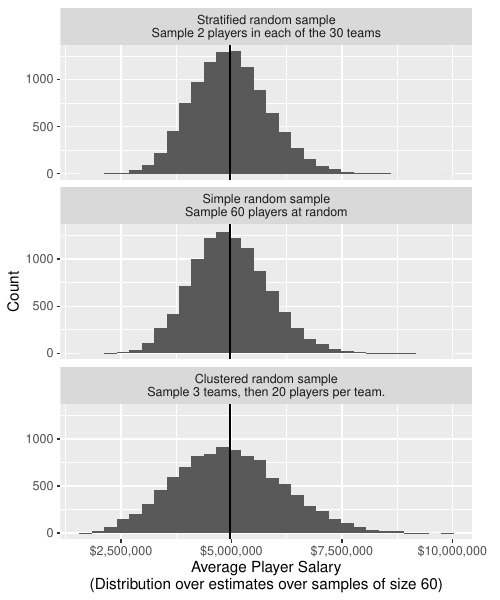

R code for this plot:


baseball <- read_csv("baseball.csv")

# Samples of size 60
# There are 30 teams

# Simple random sample
baseball |>
  # Draw a sample of size 60
  sample_n(size = 60) |>
  # Estimate the mean salary in the sample
  summarize(estimate = mean(salary))

# Stratified by team
baseball |>
  # Carry out steps within teams
  group_by(team) |>
  # Within each team, calculate some numbers
  mutate(
    number_to_sample = 2,
    number_players_on_team = n(),
    p_sampled = number_to_sample / 
      number_players_on_team,
    sampling_weight = 1 / p_sampled
  ) |>
  # Draw the sample
  sample_n(size = 2) |>
  ungroup() |>
  # Estimate the mean salary
  summarize(
    estimate = weighted.mean(
      x = salary, 
      w = sampling_weight
    )
  )

# Clustered by team
baseball |>
  # Sample 3 teams
  distinct(team) |>
  sample_n(3) |>
  # Append information on all players from those teams
  left_join(baseball,
            by = join_by(team)) |>
  # Now operate within the 3 chosen teams
  group_by(team) |>
  # Within each team, calculate some numbers
  mutate(
    number_to_sample = 20,
    number_players_on_team = n(),
    p_sampled = 1 / number_players_on_team,
    sampling_weight = 1 / p_sampled
  ) |>
  # Draw the sample
  sample_n(20) |>
  # Calculate an estimate
  ungroup() |>
  # Estimate the mean salary
  summarize(
    estimate = weighted.mean(
      x = salary, 
      w = sampling_weight
    )
  )

# Strategy B
baseball |>
  # Carry out steps within teams
  group_by(team) |>
  # Within each team, sample 2 players
  sample_n(size = 2)

# Strategy C
sampled_teams <- baseball |>
  # Make one row per team
  distinct(team) |>
  # Sample 3 teams
  sample_n(3) |>
  # Store those 3 team names in a vector
  pull()
# Load all the data
baseball |>
  # Restrict to the chosen teams
  filter(team %in% sampled_teams) |>
  # Within the 3 chosen teams,
  group_by(team) |>
  # sample 20 players
  sample_n(20) |>
  ungroup()





# Replicate many times

sample_estimates <- foreach(r = 1:10000, .combine = "rbind") %dopar% {
  
  simple <- baseball |>
    sample_n(60) |>
    summarize(estimate = mean(salary)) |>
    mutate(method = "Simple random sample\nSample 60 players at random")
  
  stratified <- baseball |>
    group_by(team) |>
    mutate(p_sampled = 2 / n()) |>
    sample_n(2) |>
    ungroup() |>
    summarize(estimate = weighted.mean(salary, w = 1 / p_sampled)) |>
    mutate(method = "Stratified random sample\nSample 2 players in each of the 30 teams")

  clustered <- baseball |>
    distinct(team) |>
    sample_n(3) |>
    left_join(baseball,
              by = join_by(team)) |>
    group_by(team) |>
    mutate(p_sampled = 20 / n()) |>
    sample_n(20) |>
    ungroup() |>
    summarize(estimate = weighted.mean(salary, w = 1 / p_sampled)) |>
    mutate(method = "Clustered random sample\nSample 3 teams, then 20 players per team.")
  
  return(
    simple |>
      bind_rows(stratified) |>
      bind_rows(clustered)
  )
}

sample_estimates |>
  mutate(method = fct_rev(method)) |>
  ggplot(aes(x = estimate)) +
  geom_histogram() +
  facet_wrap(~ method, ncol = 1) +
  geom_vline(
    xintercept = baseball |>
      summarize(population_mean = mean(salary)) |>
      pull(population_mean)
  ) +
  scale_x_continuous(
    name = "Average Player Salary\n(Distribution over estimates over samples of size 60)",
    labels = label_dollar()
  ) +
  scale_y_continuous(name = "Count") +
  theme(plot.margin = unit(c(5.5, 20, 5.5, 5.5), "points"))
ggsave("baseball_sampling.pdf",
       height  = 6, width = 5)

# Note that stratified is in fact a bit better than simple
truth <- baseball |> summarize(salary = mean(salary)) |> pull(salary)
sample_estimates |>
  group_by(method) |>
  mutate(squared_error = (estimate - truth) ^ 2) |>
  summarize(mse = mean(squared_error),
            mse_se = sd(squared_error) / sqrt(n())) |>
  ggplot(aes(x = method, y = mse,
             ymin = mse - qnorm(.975) * mse_se,
             ymax = mse + qnorm(.975) * mse_se)) + 
  geom_point() +
  geom_errorbar()

sample_estimates |>
  mutate(rep = rep(1:(n() / 3), each = 3)) |>
  mutate(method = case_when(
    grepl("Stratified",method) ~ "stratified",
    grepl("Simple",method) ~ "simple"
  )) |>
  filter(!is.na(method)) |>
  pivot_wider(names_from = "method", values_from = "estimate") |>
  mutate(difference = (simple - truth) ^ 2 - (stratified - truth) ^ 2) |>
  summarize(estimate = mean(difference),
            se = sd(difference) / sqrt(n())) |>
  mutate(ci_min = estimate - qnorm(.975) * se,
         ci_max = estimate + qnorm(.975) * se) |>
  ggplot(aes(x = 1, y = estimate, ymin = ci_min, ymax = ci_max)) +
  geom_point() +
  geom_errorbar() +
  geom_hline(yintercept = 0)
  group_by(method) |>
  mutate(squared_error = (estimate - truth) ^ 2) |>
  summarize(mse = mean(squared_error),
            mse_se = sd(squared_error) / sqrt(n()))

# would be nice to just have histogram

sample_estimates |>
  group_by(method) |>
  summarize(standard_error = sd(estimate)) |>
  ungroup() |>
  ggplot(aes(y = method, x = standard_error)) +
  geom_point() +
  scale_x_continuous(
    name = "Standard deviation of estimates\nover repeated samples",
    labels = label_dollar()
  ) +
  ylab("Sampling Method")
sample_estimates |>
  group_by(method) |>
  summarize(
    se = sd(estimate) / sqrt(n()),
    estimate = mean(estimate),
    ci_min = estimate - qnorm(.975) * se,
    ci_max = estimate + qnorm(.975) * se
  ) |>
  ungroup() |>
  ggplot(aes(
    y = method, 
    x = estimate,
    xmin = ci_min,
    xmax = ci_max
  )) +
  geom_vline(xintercept = mean(baseball$salary)) +
  geom_point() +
  geom_errorbar(width = .1) +
  scale_x_continuous(
    name = "Average value of estimator\nover repeated samples",
    labels = label_dollar()
  ) +
  ylab("Sampling Method")
